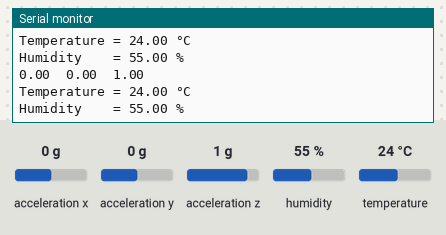
Recording of a sketch running on a simulated Arduino Nano 33 BLE. Shown: the last lines printed to the serial monitor. The test bench sets the inputs (shaded band); at power-on: acceleration x 0 g, acceleration y 0 g, acceleration z 1 g, humidity 55 %, temperature 24 °C.

Above: at 1.8 s.
1.9 s: acceleration x set to -1.4 g
At 2.8 s:
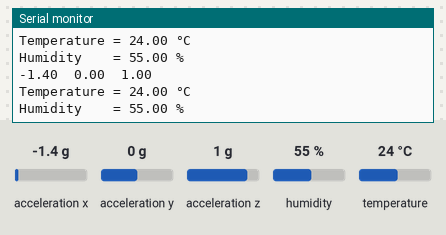
3.4 s: acceleration y set to -1.4 g
At 4.7 s:
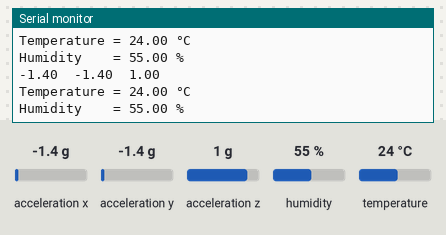
4.9 s: acceleration z set to -1.4 g
At 5.9 s:
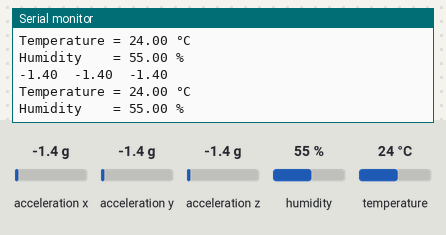
6.4 s: humidity set to 22 %
At 7.7 s:
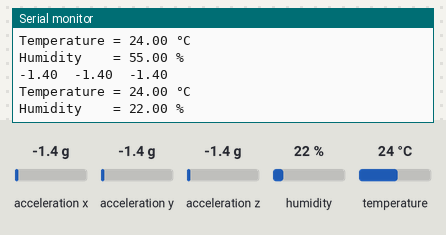
7.9 s: temperature set to 12 °C
At 8.4 s:
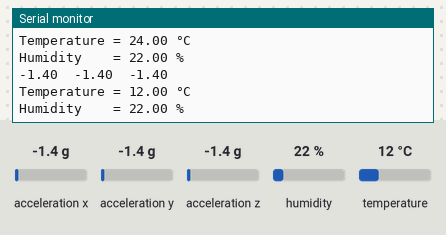

The sketch:

main.ino
```cpp
#include <Arduino_HTS221.h>
#include <Arduino_LSM9DS1.h>

void setup() {
  Serial.begin(9600);
  while (!Serial) {}

  if (!initSensor()) {
    Serial.println("Failed to initialize humidity temperature sensor!");
  }

  if (!initIMU()) {
    Serial.println("Failed to initialize IMU!");
  }
}

void loop() {
  // read all the sensor values
  float temperature;
  float humidity;
  getSensorValues(&temperature, &humidity);

  // print each of the sensor values
  Serial.print("Temperature = ");
  Serial.print(temperature);
  Serial.println(" °C");

  Serial.print("Humidity    = ");
  Serial.print(humidity);
  Serial.println(" %");

  // wait 1 second to print again
  delay(1000);

  float x, y, z;

  if (getIMUValues(&x, &y, &z)) {
    IMU.readAcceleration(x, y, z);

    Serial.print(x);
    Serial.print('\t');
    Serial.print(y);
    Serial.print('\t');
    Serial.println(z);
  }

  // print an empty line
  Serial.println();
}

// Sensor
bool initSensor() {
  return HTS.begin();
}

void getSensorValues(float *temperatureVal, float *humidityVal) {
  *temperatureVal = HTS.readTemperature();
  *humidityVal    = HTS.readHumidity();
}

// IMU
bool initIMU() {
  return IMU.begin();
}

bool getIMUValues(float *xVal, float *yVal, float *zVal) {
  if (IMU.accelerationAvailable()) {
    IMU.readAcceleration(*xVal, *yVal, *zVal);
    return true;
  }
  return false;
}
```

Measured:
- after the input at 1.9 s, the serial monitor: prints a new line after 0.11 s (image 1)
- after the input at 3.4 s, the serial monitor: prints a new line after 0.63 s (image 2)
- after the input at 4.9 s, the serial monitor: prints a new line after 0.14 s (image 3)
- after the input at 6.4 s, the serial monitor: prints a new line after 0.66 s (image 4)
- after the input at 7.9 s, the serial monitor: prints a new line after 0.16 s (image 5)
